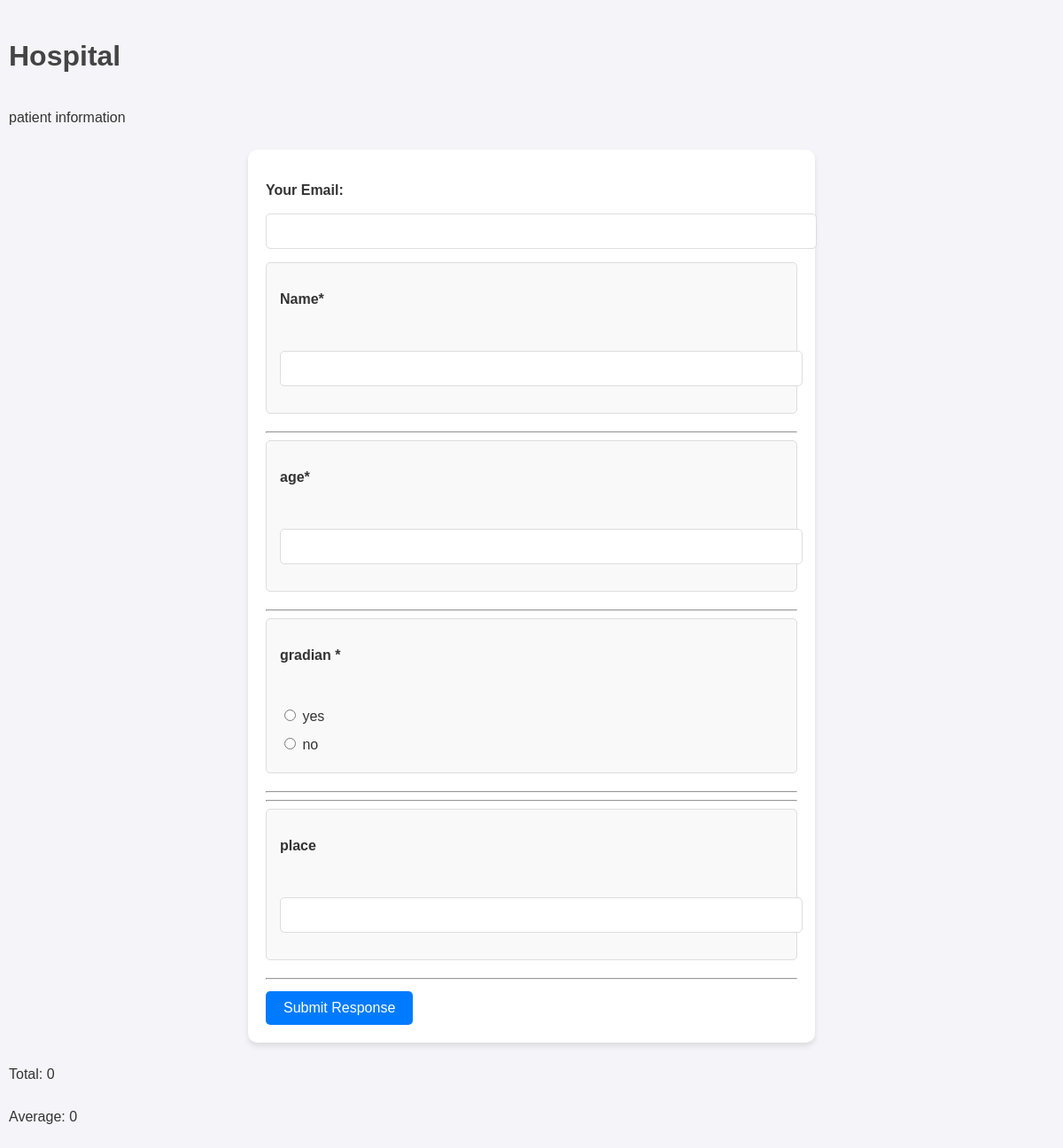
The page /form/11/submit/ on the database its author committed.
### forms/models.py (models this page shows, shortened)
class Form(models.Model):
    title = models.CharField(max_length=200)
    description = models.TextField(blank=True, null=True)
    created_at = models.DateTimeField(auto_now_add=True)

class Question(models.Model):
    QUESTION_TYPES = [
        ('text', 'Text'),
        ('integer', 'Integer'),
        ('mcq_single', 'Multiple Choice (Single Correct)'),
        ('mcq_multiple', 'Multiple Choice (Multiple Correct)'),
    ]
    form = models.ForeignKey(Form, on_delete=models.CASCADE, related_name='questions')
    text = models.CharField(max_length=500)
    question_type = models.CharField(max_length=50, choices=QUESTION_TYPES)
    required = models.BooleanField(default=False)
    options = models.TextField(blank=True, null=True)
    include_in_calculations = models.BooleanField(default=False, verbose_name="Include in totals/averages")
    parent_question = models.ForeignKey('self', on_delete=models.SET_NULL, null=True, blank=True, related_name='child_questions')
    trigger_answer = models.CharField(max_length=200, blank=True, null=True)  # Answer that triggers this question

### forms/views.py (the view, shortened to what this page needs)
# urls.py: path('form/<int:form_id>/submit/', views.submit_response, name='submit_response'),
def submit_response(request, form_id):
    form = get_object_or_404(Form, id=form_id)
    return render(request, 'forms/submit_response.html', {'form': form})

### forms/templatetags/custom_filters.py (called while the page is built)
@register.filter
def split(value, delimiter):
    return value.split(delimiter) if value else []

### forms/templates/forms/submit_response.html (shortened to what this page needs)
<!DOCTYPE html>
<html>
<head>
    {% load static %}
    {% load custom_filters %}
    <link rel="stylesheet" href="{% static 'forms/style.css' %}">
</head>
<body>
    <h1>{{ form.title }}</h1>
    <p>{{ form.description }}</p>
    <form method="post">
        <label for="respondent_email">Your Email:</label>
        <input type="email" id="respondent_email" name="respondent_email" required>
        <br>
        {% for question in form.questions.all %}
            <div class="question {% if question.parent_question %}conditional-question{% else %}parent-question{% endif %}"
                 data-question-id="{{ question.id }}"
                 data-include-in-calculations="{{ question.include_in_calculations|lower }}"
                 >
                <label>{{ question.text }}{% if question.required %}*{% endif %}</label>
                <br>
                {% if question.question_type == 'text' %}
                    <input type="text" name="question_{{ question.id }}" {% if question.required %}required{% endif %}>
                {% elif question.question_type == 'integer' %}
                    <input type="number" name="question_{{ question.id }}" {% if question.required %}required{% endif %}>
                {% elif question.question_type == 'mcq_single' %}
                    {% if question.options %}
                        {% for option in question.options|split:',' %}
                            <input type="radio" name="question_{{ question.id }}" value="{{ option }}" {% if question.required %}required{% endif %}> {{ option }}<br>
                        {% endfor %}
                    {% else %}
                        <p>No options provided for this question.</p>
                    {% endif %}
                {% endif %}
            </div>
            <hr>
        {% endfor %}
        <button type="submit">Submit Response</button>
    </form>
    <p id="total">Total: 0</p>
    <p id="average">Average: 0</p>
</body>
</html>

### forms/static/forms/style.css (style rules this page uses)
body { font-family: Arial, sans-serif; margin: 20px; }
h1 { color: #333; }
form { margin-bottom: 20px; }
label { display: block; margin-top: 10px; }
input, textarea, button { margin-top: 5px; }
body { font-family: 'Arial', sans-serif; background-color: #f4f4f9; color: #333; margin: 0; padding: 10px; line-height: 2.0; }
h1, h2 { color: #444; }
button, input[type="submit"], input[type="button"] { background-color: #007bff; color: white; border: none; padding: 10px 20px; border-radius: 5px; cursor: pointer; font-size: 16px; }
form { background: white; padding: 20px; border-radius: 10px; box-shadow: 0 4px 6px rgba(0, 0, 0, 0.1); max-width: 600px; margin: 20px auto; }
label { display: block; margin: 10px 0 5px; font-weight: bold; }
input[type="text"], input[type="email"], input[type="number"], textarea, select { width: 100%; padding: 10px; margin-bottom: 15px; border: 1px solid #ddd; border-radius: 5px; font-size: 16px; }
.question { margin-bottom: 20px; padding: 15px; border: 1px solid #ddd; border-radius: 5px; background-color: #f9f9f9; }

### rows shown on the page
Form: title "Hospital", description "patient information"
Question: text "Name"
Question: text "age"
Question: text "gradian", options "yes" "no"
Question: text "place"
